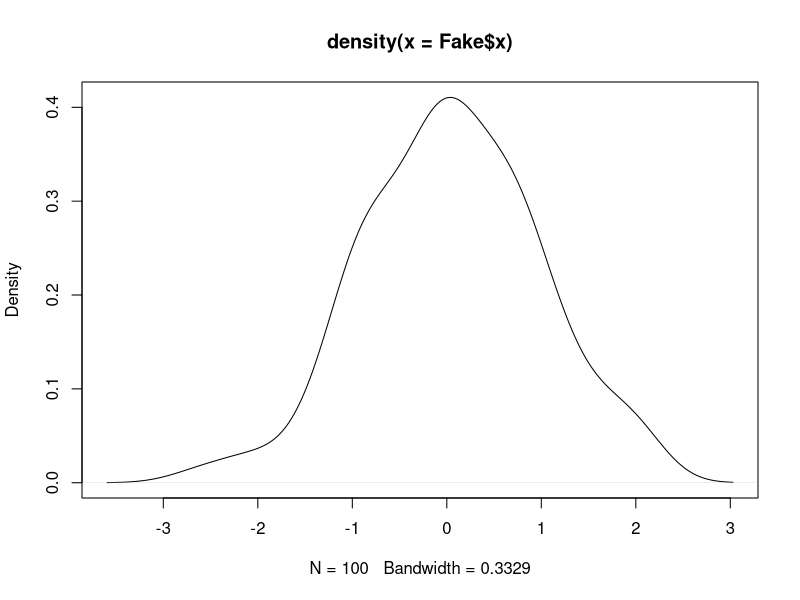
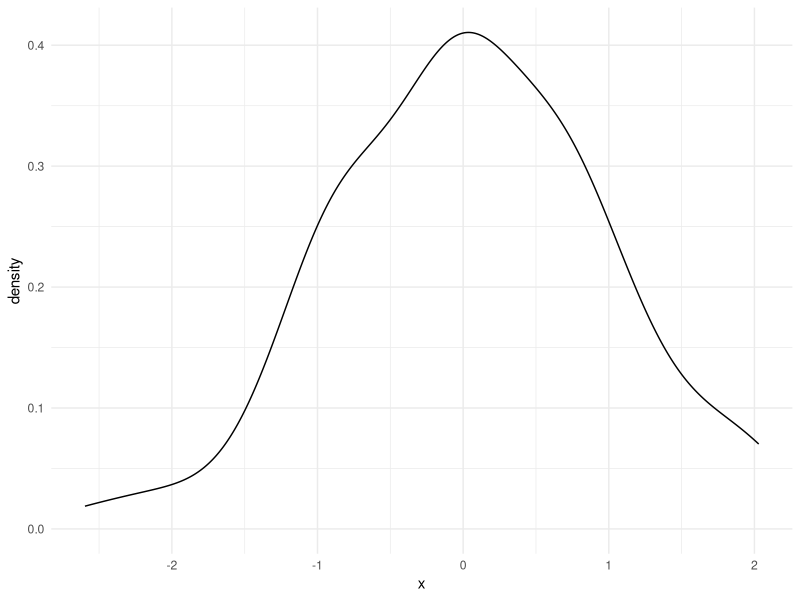
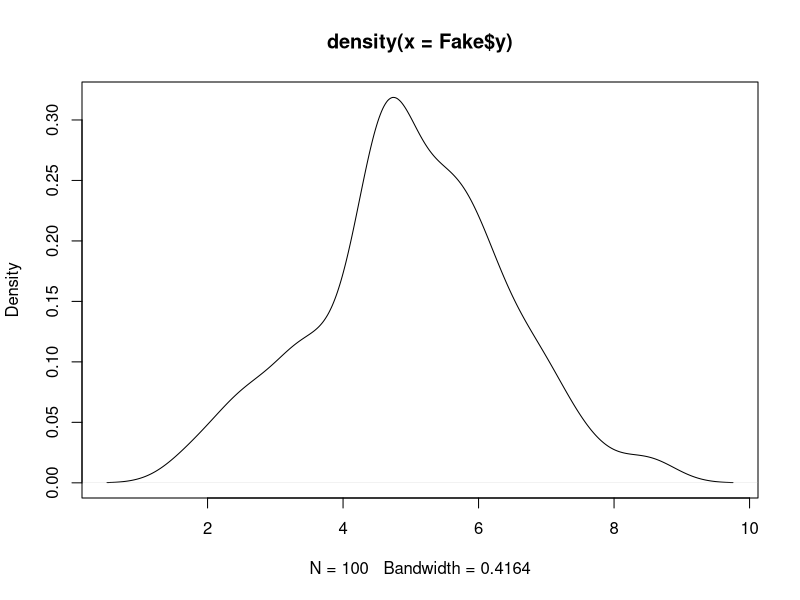
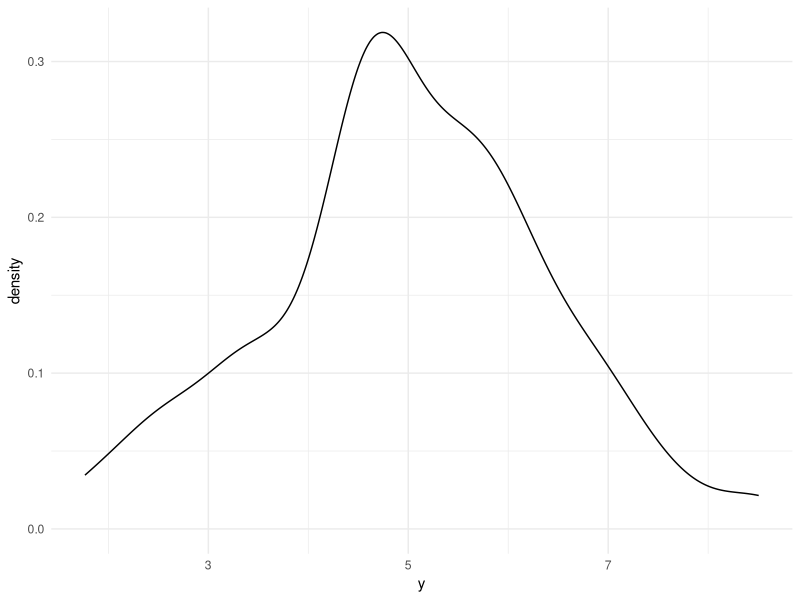
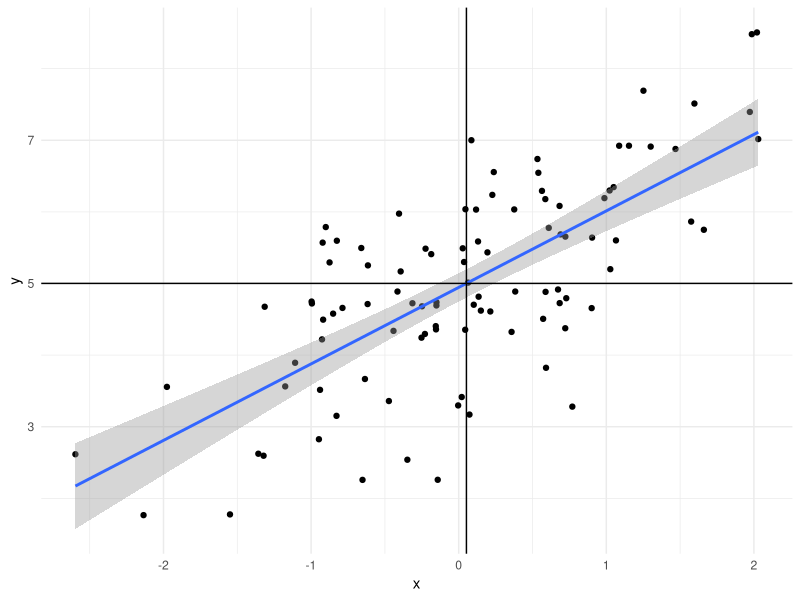

These figures' R source, in order:
#' ---
#' title: "The Bivariate Linear Model"
#' layout: lab
#' permalink: /lab-scripts/lab-3/
#' active: lab-scripts
#' abstract: "This lab scripts introduces students to the basic linear model in
#' its bivariate form. Rather than use real-world data, we'll be using fake data
#' we can create. Let this underscore that much of what we know about the linear
#' model and what it tells us comes from simulation. Here, we can play God. We
#' are not afforded that luxury in the real world, but the tools we use come 
#' from situations where we can cosplay as the Almighty with respect to a 
#' population we created."
#' output:
#'    md_document:
#'      variant: gfm
#'      preserve_yaml: TRUE
#' ---

#+ setup, include=FALSE
knitr::opts_chunk$set(collapse = TRUE, 
                      fig.path = "figs/lab-3/",
                      cache.path = "cache/lab-3/",
                      fig.width = 11,
                      comment = "#>")
#+


#' ## R Packages/Data for This Session
#' 
#' You should've already installed the R packages for this lab session. 
#' `{tidyverse}` will be for all things workflow and that's all we'll be using 
#' today.

library(tidyverse)

#' For those of you wanting the packages we'll be using today without loading 
#' all of the {tidyverse}, run this. I won't, but here are the component
#' packages.

# library(dplyr)    # the workhorse
# library(magrittr) # for the pipe
# library(tibble)   # for tibbles
# library(ggplot2)  # for plots

#' We'll run one other command, because you may know how I feel by now about
#' `{ggplot2}`'s default theme. I have `{stevethemes}` and I'd really like to 
#' use it here, but we want to stay strictly within `{tidyverse}` today. So, 
#' we'll do this.

theme_set(theme_minimal())

#' Cool beans. Let's get going.
#' 
#' ## Creating Fake Data to Learn About the Linear Model
#' 
#' The lecture uses actual (toy) data from the World Bank to introduce you to the
#' linear model in the bivariate case. Now, I think it might be time for you to 
#' get it in the completely "fabricated" sense. In this lab script, you are going 
#' to create data that you will use to learn more about what the linear model 
#' with its OLS esimator is telling you (by way of `lm()` output).
#' 
#' Take careful inventory of what's going to happen here. We're going to set a 
#' reproducible seed, and then we're going to create two new "random" variables, 
#' called `x` and `e` from a normal distribution.
#' 
set.seed(8675309) # Jenny, I got your number...
tibble(x = rnorm(100),
       e = rnorm(100)) -> Fake

Fake

#' `x` is going to be our independent variable, which is exogenously created 
#' prior to an observed outcome. `e` is going to be our error term, which 
#' includes everything not included in the linear model. The presence of an error 
#' term is an important assumption in OLS, and notice here that the error term is 
#' created *independently from the x variable*. Yes, they're in the same data set, 
#' and yes they were created by the same command. However, the generation of *x* 
#' and *e* are simultaneously created, but completely independent from each other. 
#' If they were correlated with each other, that would violate a major assumption 
#' about endogeneity in the linear model (that we'll belabor in another lab 
#' script).
#' 
#' You can test that we successfully pulled this off with a correlation test.
#' 
cor.test(Fake$x, Fake$e)

#' Notice that the correlation between *x* and *e* is about .06, but the 95% 
#' interval includes 0. The modest correlation we do observation is indeed due to 
#' random chance.
#' 
#' Now, watch this. We're going to create a new variable, *y*, that is a linear 
#' function of *x* and *e*, plus some baseline value (intercept) when *x* is 0.
#' 
Fake %>%
  mutate(y = 5 + x + e) -> Fake

Fake

#' Here's how I want you to think about what you're going to do here. By 
#' simulating data to evaluate a model, you're playing god to see how well the 
#' model can capture the "true" parameters you're generating. The "true" value 
#' of *y* is 5 when *x* is 0. The "true" effect of *x* on *y* is to increase *y* 
#' by 1 for every one-unit increase in *x*. The error term here has equal footing 
#' to *x*, but recall that the error term (*e*) includes everything else that 
#' influences *y* but is not included in the model. It's ultimately going to 
#' introduce noise into how well we can capture the other true parameters.
#' 
#' The data are fake, sure, but the process of simulating so-called "random 
#' variables" (drawn from a normal distribution with pre-defined parameters) is 
#' useful for illustrating the properties of a statistical model like this. It'll 
#' also help to show what these data "look like." Here, for example, is the 
#' distribution of *x*. When you have granularity in a variable like this 
#' (with so many trailing decimals), it's useful to jettison a bar chart or 
#' histogram (which has somewhat arbitrary bin width) in favor of the density 
#' plot. The density plot may not have the same easy takeaway as to what's 
#' happening on the *y*-axis, but it's arguably more useful for getting the 
#' basic shape of a distribution.
#' 
#' There are two ways of doing this. Here's the base R way.
#' 
plot(density(Fake$x))
#'
#' Here, we see the data look nice and "normal" with a clear central tendency 
#' and a shape approximating a true bell curve.
#' 
#' Here's the prettier ggplot way. ggplot stuff (by way of `{ggplot2}`) comes 
#' default in `{tidyverse}`. Once you load `{tidyverse}`, you load all the 
#' `{ggplot2}` functionality you could want.
#' 
Fake %>%
  ggplot(.,aes(x)) +
  geom_density() 
#'
#' `ggplot()`'s defaults want to draw attention to the fact that there's more a 
#' left  skew than a right skew. In other words, the maximum of *x* is ~2.02 
#' whereas  the minimum is about -2.59, but the shape of the data still look 
#' normal. Any  irregularities in shape could be attributed to the fact we only 
#' drew 100 observations, which is fairly small set of observations (all things 
#' considered).
#' 
#' We can do the same thing for the outcome variable *y*.
#' 
plot(density(Fake$y))
#'
#' Also, in `{ggplot2}` format...
#' 
Fake %>%
  ggplot(.,aes(y)) +
  geom_density()
#' 
#' It's worth reiterating the *y* is "endogenously" created, and the only 
#' endogenous part of our data set. It is an outcome of two exogenous variables 
#' (*x*, which we can measure, and *e*, which serves as a plug-in for background 
#' noise in the underlying population).
#' 
#' Can OLS capture these known attributes about the data? We'll use the `lm()` 
#' function in R to find out. `lm()` is the base R function for estimating 
#' linear models. It's syntax is simple, especially in a simple case like this. 
#' The two basic things you'll want to feed it are the formula, separated by a 
#' comma, then the name of the data set for which you want to regress your 
#' dependent variable on your independent variable(s). Here, we're doing a super 
#' simple regression of *y* on *x*. Then, we'll get a summary
#' of the model with `summary()`.
#' 
M1 <- lm(y ~ x, data=Fake)
summary(M1)

#' Our question was whether OLS can capture the known population parameters that 
#' we created. The answer is yes. Yes, it can. In a simple bivariate case, you 
#' can see what this would look like visually with a scatterplot. I want you to 
#' see what this is doing. First, we're going to use our data and, with the pipe 
#' operator (`%>%`), we're going to pass the data to a `ggplot()` function with 
#' a simple aesthetic (`aes()`) argument creating an x-axis for `x` and `y` axis 
#' for `y`. Then, using `+` (which is the `{ggplot2}` continuation operator),
#' we're going to create a scatterplot with `geom_point()`. Then, using another 
#' continuation operator (`+`), we're going to use `geom_smooth()` to create a 
#' line of best fit for the data. Importantly, you have to  specify you want a 
#' linear smoother (`method = "lm"`) to communicate what a simple bivariate case 
#' is doing.  The default is `method = "loess"`, which has its own nice features 
#' but it's not what we want here. Finally, we're going to create two lines over 
#' the plot. The first uses `geom_vline(xintercept = mean(Fake$x))` to add a 
#' vertical line through the mean of `x`. The second uses 
#' `geom_vline(yintercept = mean(Fake$y))` to create a horizontal line through 
#' the mean of `y`. Notice that the line of best fit runs through the 
#' intersection of both them.

Fake %>%
  ggplot(.,aes(x, y)) +
  geom_point() +
  geom_smooth(method = "lm") +
  geom_vline(xintercept = mean(Fake$x)) +
  geom_hline(yintercept = mean(Fake$y))

#' ## How to Evaluate Your Linear Model Output
#' 
#' This graph is great for visualizing a super simple bivariate case, but things 
#' are never so simple. So, let's  walk through a little bit of the important 
#' output from the model on its own terms. Let's start with the "coefficients",
#' since they are the main reason you're doing this. We mainly wanted to know if 
#' we could capture the "true" effect of *x* on *y*. The "true" effect is 1. The 
#' OLS estimator says it's about 1.06. That's technically wrong, sure, but the 
#' coefficient is what it is because it's also capturing the correlation between 
#' *x* and the error term *e*, which we *don't* get to include in the model. So, 
#' OLS says it's 1.06, which comes with a standard error of about .10. A standard 
#' error below the estimate is about .961. A standard error above the estimate is 
#' about 1.175.
#' 
#' Put another way, given estimation and fundamental uncertainty about the model, 
#' our estimated effect of *x* on *y* is within a standard error of what we know 
#' it actually is. We captured the true population parameter of interest to us.
#' 
#' The other thing you want to know from your regression model is whether the 
#' effect of your independent variable of interest on the dependent variable is 
#' "statistically significant." This term is very misleading, to be frank. About 
#' 10 years ago, it appeared on this list of [scientific ideas that 
#' scientists wish you'd stop misusing](https://gizmodo.com/10-scientific-ideas-that-scientists-wish-you-would-stop-1591309822).
#' Briefly:
#' 
#' > "Statistically significant" is one of those phrases scientists would love 
#' to have a chance to take back and rename. "Significant" suggests importance; 
#' but the test of  statistical significance, developed by the British 
#' statistician R.A. Fisher, doesn't measure the importance or size of an 
#' effect; only whether we are able to distinguish it, using our keenest 
#' statistical tools, from zero. "Statistically noticeable" or "Statistically 
#' discernible" would be much better.
#'   
#' Notice what this means for what you're doing. You're not testing, necessarily, 
#' whether you've identified the "true" effect when you evaluate statistical 
#' significance. You're testing whether you could rule out something else: 0. 
#' That's at least what gets returned to you here, and the *t*-statistic that 
#' gets reported is conveniently just the coefficient over the standard error. 
#' When the absolute value of that *t*-statistic is large, and its associated 
#' *p*-value falls below some threshold of interest to you, you can reject the 
#' null hypothesis and assert that what you observed is highly improbable if the 
#' true effect is 0 with precision. That's indeed the case here. The true effect 
#' is 1. We observed 1.06. The *t*-statistic associated with that coefficient 
#' and standard error is about 9.9. That's comically large, given the 
#' distribution of Student's *t* for 98 degrees of freedom. The probability of 
#' observing what we got is basically 0 if the true effect were 0 (and it's not, 
#' because it's 1). So, you can reject the null hypothesis and assert that 
#' what you got is closer to what it truly is, assuming repeated sampling and 
#' fixed population parameters. The first part of that may not apply here,
#' but the second one does. We created the data.
#' 
#' ### What About the Intercept?
#' 
#' You don't evaluate "statistical significance" in the same way for the 
#' *y*-intercept. There is no "null hypothesis" to note in the context of the 
#' intercept. It's just an estimate of *y* when *x* is 0. Here, we are adequately
#' capturing it's true value (i.e. it's actually 5, but we got 4.94). Dividing 
#' that estimated intercept over its standard error returns a ridiculously 
#' large *t*-statistic that means you can comfortably rule out 0. Then again, 
#' you weren't testing that it's 0. It's just some constant baseline for *y*.
#' 
#' Here's another way of illustrating this. Let's create another variable, *y2*. 
#' It has this formula.
#' 
# I could alternatively write this as just `y2 = x + e`.
Fake %>%
  mutate(y2 = 0 + x  + e) -> Fake

Fake

#' Let's run another regression.
#' 
M2 <- lm(y2 ~ x, Fake)
summary(M2)

#' Notice *x* is unaffected, but now the *y*-intercept is "statistically 
#' insignificant?" Except that it's not, because that's not how you should 
#' evaluate the *y*-intercept. The statistics you get back just tell you the 
#' estimated value of *y* when *x* is 0 could be 0 (because that's what it is).
#' 
#' This is often why you'll read regression tables that just outright omit the 
#' *y*-intercept and take no effort to model them. I'll only retort that you 
#' may encounter or want to learn more complicated models, so called "mixed 
#' (effects) models", that include random intercepts for different grouping 
#' clusters in a data set. For those models to converge, they'll often need a 
#' so-called "global" intercept in order to know against what baseline a group 
#' may vary. This is why I encourage students to get comfortable with scaling 
#' inputs into the model in order to create more meaningful *y*-intercepts 
#' that, with real world data, might tell the reader (and yourself) something 
#' about the typical value of *y*.
#' 
#' Indeed, that's what the intercept is communicating here, plus-or-minus error.
#' 
Fake %>%
  summarize(mean_y = mean(y),
            mean_y2 = mean(y2)) %>% data.frame

#' ## Other Things You Should Know About Your OLS Model
#' 
#' I'll go into the other things you should know about the OLS model, based 
#' loosely on the order of importance of them.
#' 
#' ### Fitted Values and Residuals
#' 
#' The OLS model draws a line of best fit through the data and that line of best
#' fit is the one that minimizes the sum of squared prediction errors. This 
#' means there are estimates for a particular data point, given this line of 
#' "best fit", and invariably an "error" (which is the distance between the 
#' estimated value of *y*, and what the "true" value of *y* is).
#' 
#' In R speak, these are the fitted values and the residuals. The fitted values are the estimated values of *y* for each
#' data point (given the regressors). You may also call these the *y*-hats. The residuals are the distances between what
#' was fitted and what the observation really is. These are the estimates of *e* from the data-generating process.
#' 
#' You can extract them both pretty easily in R. Observe, for `M1`.

Fake %>%
  mutate(fitted = fitted(M1),
         resid = resid(M1)) -> Fake

Fake

#' Here's a way to wrap your head around what this is telling you. For that first row, the value of *x*
#' is about -.997. The value of *y* is 4.75. Given the line that minimizes the sum of squared prediction
#' errors, the coefficient for a one-unit change of *x* on *y* is about 1.06. The *y*-intercept we
#' estimate to be about 4.94. `4.94 + 1.06*(-.997) = about 3.88`. That's the fitted value of *y*. In actuality,
#' it's about 4.75. 4.75 - 3.88 (alternatively: `y - y-hat` for that observation) is about .867. That's the
#' error, or the residual you see there. Do note there's rounding error here for presentation, but hopefully
#' the principle is clear.
#' 
#' Of note, I don't really know why R's default `summary()` option includes that kind of summary of the residuals
#' *first*, but that's the top thing you see. Observe:
#' 
tibble(x = resid(M1)) %>%
  summarize(min = min(x),
            q1 = quantile(x, .25),
            median = median(x),
            q3 = quantile(x, .75),
            max = max(x)) %>% data.frame

summary(M1)
#' 
#' Keep your fitted values and residuals handy, as they'll be very useful (really: necessary) information for
#' model diagnostics. Another good way of extracting them with the `augment()` function in the `{broom}`
#' package that is installed when you install `{tidyverse}`.
#' 
broom::augment(M1)

#' You obviously get other output with this function, which will come in handy 
#' when we delve into model diagnostics in earnest.
#' 
#' ### R-Squared
#' 
#' OLS textbooks sometimes encourage new students to read too much into R-squared. Minimally, it tells you
#' how well the model fits the data. It's bound between 0 and 1, and higher values = better fit. However,
#' ask yourself what primarily is the purpose of the regression model. Is it to identify a causal effect?
#' If so, those minimal OLS models regressing some outcome *y* on a treatment will typically have very
#' low R-squareds even if the causal effect is identified. Is the goal to fit the data? Then higher 
#' R-squared is obviously very nice but saturating the model with regressors for the sake of juicing
#' an R-squared may come with biasing coefficients (making it more difficult to identify signals from
#' the din).
#' 
#' I do want to draw your attention to a few things. For one, in the simple bivariate case, R-squared is
#' quite literally Pearson's *r*, squared. Observe.
#' 
Fake %>% summarize(cor = cor(x, y), 
                   cor2 = cor^2) -> correlations

correlations
correlations %>% pull(2)
summary(M1)$r.squared


#' Second, you'll see something called an adjusted R-squared. Simply, think of 
#' this as a kind of penalty that downweights (sic?) the normal ("multiple") 
#' R-squared for the presence of additional parameters. It's why it'll always 
#' want to be smaller than the other R-squared metric you see. Here's the hard 
#' way of calculating what comes default in R.
#' 
(1 - ((1-summary(M1)$r.squared)*(nobs(M1)-1)/(nobs(M1)-length(M1$coefficients))))

#' In plain English: adjusted R-squared  = `1 - (1 - R^2)*(n - 1)/n - k`. In 
#' this case, the difference is small, but the adjusted R-squared is telling 
#' you have more than one parameter here (i.e. the intercept).
#' 
#' Long story short: a high R-squared is nice, but it's not necessary for 
#' identifying a causal effect of *x* on *y*. There's no agreement on what a 
#' "good R-squared" looks like. 
#' 
#' ###  Residual Standard Error
#' 
#' The residual standard error is the standard error of the residuals. It's not too hard to calculate in a simple
#' case like this. Take the sum of squared residuals and square those. Divide it over the degrees of freedom in the
#' model. There's your residual standard error. You'll see the sum of squared residuals often
#' referred to as the deviance of the model.
#' 

sqrt(deviance(M1)/df.residual(M1)) 
sqrt(sum(resid(M1)^2)/98) 

#' There's more you can do with that deviance. For example, does this look familiar?
1 - (sum(resid(M1)^2)/(sum((Fake$y - mean(Fake$y))^2)))

#' It's R-squared, right? You can also calculate R-squared as the deviance over the total sum of squares. You
#' might see that formula as `1 - RSS/TSS` where the deviance is also known as the residual sum of squares. You
#' can also calculate R^2, more generally, as the sum of fitted squares (so-called "Explained Squares") over the
#' total sum of squares.
#' 

(sum((M1$fitted.values - mean(Fake$y))^2))/(sum((Fake$y - mean(Fake$y))^2))


#' ### F-statistic
#' 
#' Simply, you'll never use this. The F-statistic tests against a null hypothesis that the model you estimate
#' performs just as well as the model that guesses just the mean of *y*. The moment you know anything about
#' your data-generating process is the moment you can start to safely ignore this statistic. In our case,
#' the F-statistic of 98.69 against 98 degrees of freedom comes with a *p*-value that is basically 0. This model
#' is better than an intercept-only model.
#' 
#' Want to fail this statistic? Do this.
 
Fake %>%
  mutate(noise = rnorm(100)) -> Fake

M3 <- lm(y ~ noise, data=Fake)
summary(M3)

#' See that *p*-value with that *F* statistic? I can't say that this model 
#' performs any better than an intercept only model. fWell, duh.
#'
#' ## Conclusion
#'
#' For now, take stock of the following things:
#' 
#' - *formula*: `lm()` is the function you want. You regress whatever your DV is on (`~`) whatever your independent variable
#' (or variables) is called. If you have multiple IVs, it'll be something like `y ~ x1 + x2`. Tell the formula your data come
#' from whatever your data object is called.
#' - *coefficient*: the coefficient is the rise over run from the slope intercept equation, in as many words. A one-unit change in *x* coincides
#' with an estimated change of [INSERT COEFFICIENT VALUE HERE] in *y*.
#' - *statistical significance*: you're assessing the probability of what you observe (with the standard error) if the true effect
#' is zero. Assess statistical significance by whatever evidentiary threshold you choose, but the convention is .05. Don't bother interpreting
#' "significance" for the intercept.
#' - *other model parameters*: R-square is nice when it's high but it's not necessary for identifying causal effects. Grabbing the fitted
#' values and residuals from the model will be useful for important diagnostics. 

